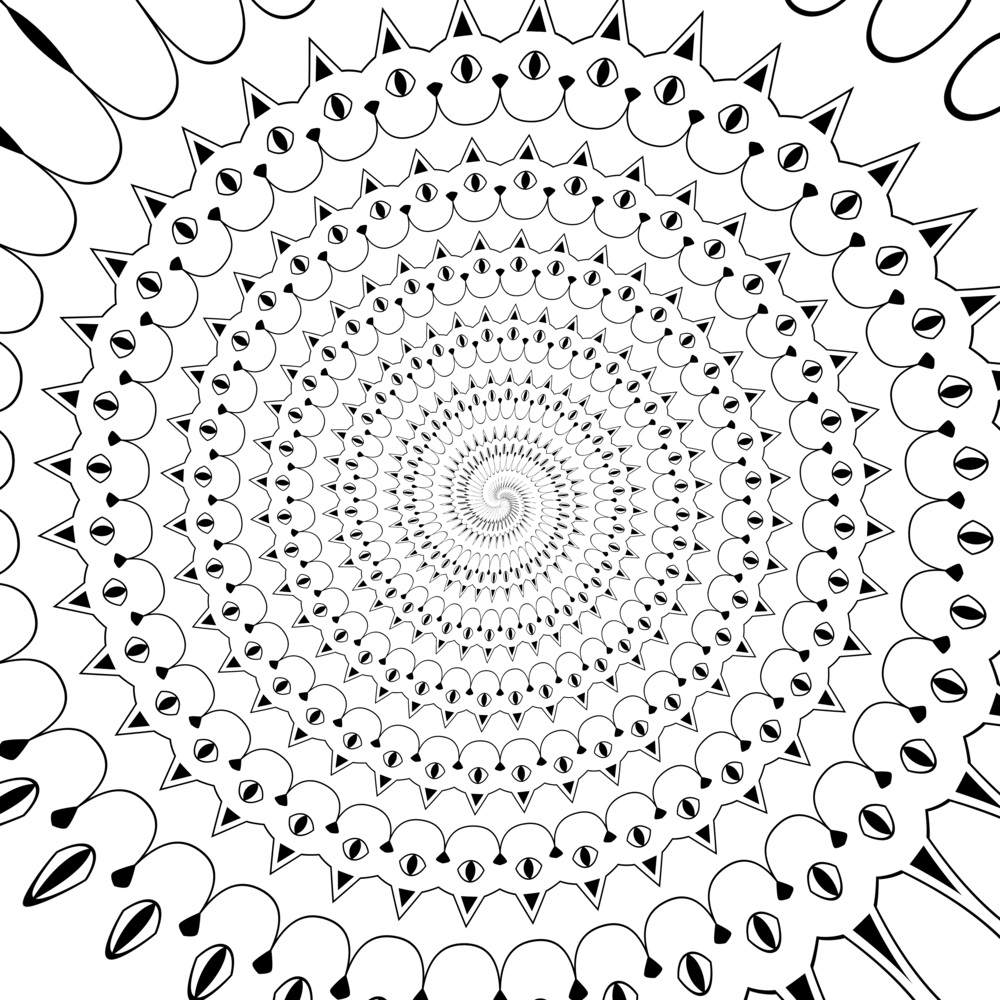

Recreate this plot in Python.
#!/usr/bin/env python3
from PIL import Image
import numpy
import math
from functools import partial


def wrap1(x):
    return numpy.fmod(x + 2 - numpy.ceil(x), 1)

def polar(xy):
    vx, vy = xy
    x = vx * 2 - 1
    y = vy * 2 - 1
    r = numpy.sqrt(x * x + y * y)
    phi = numpy.vectorize(math.atan2)(y, x)
    return phi / math.pi / 2, r

def fascale(xy, kx=0, ky=0):
    x, y = xy
    return x * (1 + kx * numpy.floor(y)), y * (1 + ky * numpy.floor(x))



def repeat1(x, n):
    return numpy.repeat(x.reshape(x.shape[0], 1), n, 1)


def apply_transform(transform, in_file, out_file, out_size, oversampling=1):
    ow, oh = out_size, out_size
    w, h = ow * oversampling, oh * oversampling

    kimg = Image.open(in_file)
    k = numpy.asarray(kimg)
    def kget(x, y):
        x = numpy.nan_to_num(x)
        y = numpy.nan_to_num(y)
        iy = numpy.floor(wrap1(y) * k.shape[0]).astype(int)
        ix = numpy.floor(wrap1(x) * k.shape[1]).astype(int)
        return k[iy, ix]

    mimg = Image.new(kimg.mode, (w, h))
    m = numpy.zeros_like(numpy.asarray(mimg))

    ys = numpy.repeat(numpy.arange(0, m.shape[0]), m.shape[1])
    xs = numpy.tile(numpy.arange(0, m.shape[1]), m.shape[0])
    m[ys, xs] = kget(*transform((xs / w, ys / w)))

    out = Image.fromarray(m)
    if oversampling != 1:
        out.thumbnail((out_size, out_size))
    out.save(out_file)


def spiral(xy, freq, scale=1, power=math.exp(1)):
    phi, r = polar(xy)

    r = 1 - r
    r_ofs = 0.7
    r = scale * ((r + r_ofs)**power - r_ofs**power)
    r = r + 1 * phi

    phi = phi * freq

    return phi, r


def main():
    size = 1000
    oversampling = 6
    apply_transform(partial(spiral, freq=21, scale=1.0), 'input/mono.png', 'mapcat_0.png', size, oversampling)
    apply_transform(partial(spiral, freq=35, scale=1.4), 'input/mono.png', 'mapcat_1.png', size, oversampling)
    apply_transform(partial(spiral, freq=40, scale=1.8), 'input/mono.png', 'mapcat_2.png', size, oversampling)


if __name__ == "__main__":
    main()
